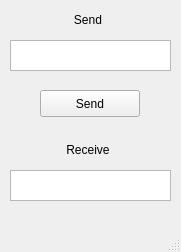
<?xml version="1.0" encoding="UTF-8"?>
<ui version="4.0">
 <class>MainWindow</class>
 <widget class="QMainWindow" name="MainWindow">
  <property name="geometry">
   <rect>
    <x>0</x>
    <y>0</y>
    <width>181</width>
    <height>252</height>
   </rect>
  </property>
  <property name="windowTitle">
   <string>WiseWallet</string>
  </property>
  <property name="accessibleName">
   <string/>
  </property>
  <widget class="QWidget" name="centralwidget">
   <widget class="QTextEdit" name="sendTextEdit">
    <property name="geometry">
     <rect>
      <x>10</x>
      <y>40</y>
      <width>161</width>
      <height>31</height>
     </rect>
    </property>
   </widget>
   <widget class="QLabel" name="label">
    <property name="geometry">
     <rect>
      <x>50</x>
      <y>10</y>
      <width>76</width>
      <height>19</height>
     </rect>
    </property>
    <property name="text">
     <string>Send</string>
    </property>
    <property name="alignment">
     <set>Qt::AlignCenter</set>
    </property>
   </widget>
   <widget class="QLabel" name="label_2">
    <property name="geometry">
     <rect>
      <x>50</x>
      <y>140</y>
      <width>76</width>
      <height>19</height>
     </rect>
    </property>
    <property name="text">
     <string>Receive</string>
    </property>
    <property name="alignment">
     <set>Qt::AlignCenter</set>
    </property>
   </widget>
   <widget class="QTextEdit" name="receiveTextEdit">
    <property name="geometry">
     <rect>
      <x>10</x>
      <y>170</y>
      <width>161</width>
      <height>31</height>
     </rect>
    </property>
   </widget>
   <widget class="QPushButton" name="pushButton">
    <property name="geometry">
     <rect>
      <x>40</x>
      <y>90</y>
      <width>100</width>
      <height>27</height>
     </rect>
    </property>
    <property name="text">
     <string>Send</string>
    </property>
   </widget>
  </widget>
  <widget class="QMenuBar" name="menubar">
   <property name="geometry">
    <rect>
     <x>0</x>
     <y>0</y>
     <width>181</width>
     <height>24</height>
    </rect>
   </property>
  </widget>
  <widget class="QStatusBar" name="statusbar"/>
 </widget>
 <resources/>
 <connections/>
</ui>
